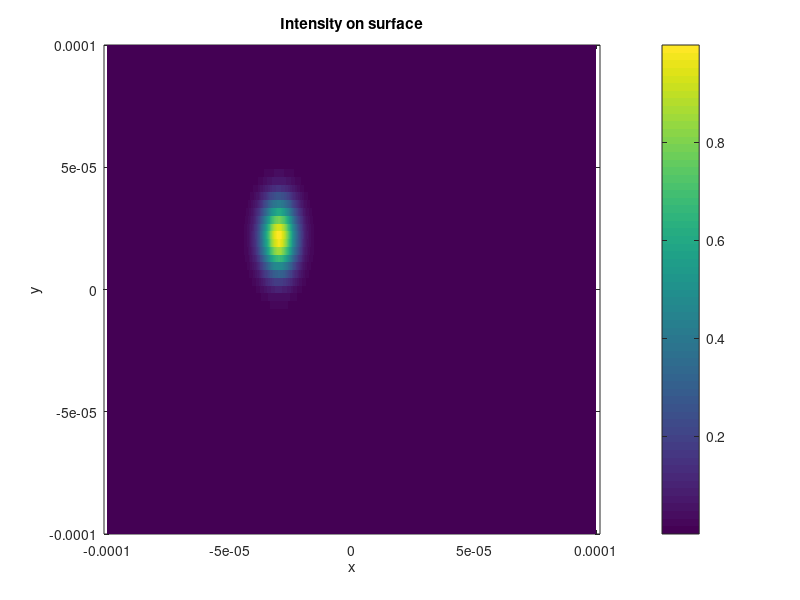

Source code (MATLAB): (Note: this script raises an error after producing the figure.)
%% Computing grating profile for 3D Arbitrary beam generation
% Code to create tilted Bragg grating profile for 3D arbitrary beam
% generation. 2 steps are needed and this codes is 2nd part out of 2 steps.
%       1. Define the required field shape on the surface or propagate the
%       required field shape onto the surface.
%       2. Propagate the field on the surface onto the grating plane.
%       3. Loop through the vertical layers parallel to the slab mode
%       coming from the initial grating. This considers the model where the
%       dispersion is not assumed.
%
%% Device specification
% Indices [1]
n_air   = 1;
n_clad  = 1.4555;
n_core  = 1.4608;
n_eff   = 1.4635;
dn_g    = 1e-3;

% Heights of the layers [m]
h_clad  = 15e-6;
h_core  = 5e-6;

lam     = 780e-9;
k0      = 2*pi*n_air/lam;
%% Target specification
% distance from the top of the chip.
pos_tar     = [-30e-6, 20e-6, 100e-6];
% estimated waist at the surface
waist_tar   = [5e-6, 10e-6];
%% Init
% 1. defining the domain
L_x     = 200e-6;
L_y     = 200e-6;

N_x     = 2^10; 
N_y     = N_x/2^4;

x       = linspace(-.5*L_x, .5*L_x, N_x);
y       = linspace(-.5*L_y, .5*L_y, N_y);

% 2. defining the arbitrary beam
n       = 1;
[xx, yy]    = meshgrid(x, y);
k_cen_x     = k0*pos_tar(1)/sqrt(pos_tar(1)^2+pos_tar(2)^2+pos_tar(3)^2);
k_cen_y     = k0*pos_tar(2)/sqrt(pos_tar(1)^2+pos_tar(2)^2+pos_tar(3)^2);

EE        = exp( -(...
    (.5*(xx - pos_tar(1))./waist_tar(1)).^2     ...
    + (.5*(yy - pos_tar(2))./waist_tar(2)).^2   ...
    ).^n );

figure(1)
pcolor(xx, yy, abs(EE).^2)
shading flat
xlabel('x')
ylabel('y')
title('Intensity on surface')
colorbar
axis equal
xline(pos_tar(1), 'r');
yline(pos_tar(2), 'r');

%% Fourier space
dk_x    = 2*pi/L_x;
dk_y    = 2*pi/L_y;
k_x     = (-N_x/2:N_x/2-1) * dk_x;
k_y     = (-N_y/2:N_y/2-1) * dk_y;
[kk_x, kk_y] = meshgrid(k_x, k_y);

% computing for wave vectors for air
kk_t    = sqrt((kk_x + k_cen_x).^2 + (kk_y + k_cen_y).^2);
kk_z    = real( sqrt(k0^2 - kk_t.^2) );

% checking for limits of central freqency
fprintf('--------------------------------------------------------------\n')
fprintf('Checking for limits of central wavenumber\n')
fprintf('k_t(x) range: (%3.3e, %3.3e)',min(k_x+k_cen_x),max(k_x+k_cen_x))
fprintf('\nk_cen_x  = %3.3e\n', k_cen_x)
fprintf('k_t(y) range: (%3.3e, %3.3e)',min(k_y+k_cen_y),max(k_y+k_cen_y))
fprintf('\nk_cen_y  = %3.3e\n', k_cen_y)
fprintf('--------------------------------------------------------------\n')

EE_k    = fftshift(fft2(fftshift(EE))) ...
    .* exp(1i*kk_z.*-1*pos_tar(3)); % propagation back onto the surface.
EE      = fftshift(ifft2(fftshift(EE_k)))...
    .* exp(1i*(k_cen_x.*xx + k_cen_y.*yy)); % add back central frequency.

figure(2)
pcolor(xx, yy, abs(EE).^2)
shading flat
xlabel('x')
ylabel('y')
title('Intensity on surface')
colorbar
axis equal
xline(pos_tar(1), 'r');yline(pos_tar(2), 'r');
xline(0, 'k');yline(0, 'k');
xline(L_x/4,'g');yline(L_y/4,'g');xline(-L_x/4,'g');yline(-L_y/4,'g');

%% Select the domain of the grating surface (Zooming in)
Lg_x    = 100e-6;
Lg_y    = 100e-6;

Ng_x    = N_x/ceil(L_x/Lg_x);
Ng_y    = N_y/ceil(L_y/Lg_y);

index_x = (0:Ng_x-1) + find(x>-Lg_x/2,1);
index_y = (0:Ng_y-1) + find(y>-Lg_y/2,1);

xg      = x(index_x);
yg      = y(index_y);

[xx_g, yy_g] = meshgrid(xg, yg);
EE_g    = EE(index_y,index_x);

figure(3)
pcolor(xx_g, yy_g, abs(EE_g).^2)
shading flat
xlabel('x')
ylabel('y')
title('Intensity on surface')
colorbar
axis equal

%% Propagate the field onto the grating plane
% re-evaluating the Fourier domain
dk_g_x  = 2*pi/Lg_x;
dk_g_y  = 2*pi/Lg_y;
k_g_x   = (-Ng_x/2:Ng_x/2-1) * dk_g_x;
k_g_y   = (-Ng_y/2:Ng_y/2-1) * dk_g_y;
[kk_g_x, kk_g_y] = meshgrid(k_g_x, k_g_y);

% Propagating from surface to 1st boundary between cladding and core.
[EE_g, k_cen_x, k_cen_y, ~] = prop_boundary(EE_g, xx_g, yy_g, ...
    k0*n_air, k0*n_clad, k_cen_x, k_cen_y, ...
    kk_g_x, kk_g_y, n_air, n_clad, -h_clad, 's');

% Propagating from 1st boundary to grating plane.
[EE_g, k_cen_x, k_cen_y, phase_g] = prop_boundary(EE_g, xx_g, yy_g, ...
    k0*n_clad, k0*n_core, k_cen_x, k_cen_y, ...
    kk_g_x, kk_g_y, n_clad, n_core, -h_core, 's');

figure(4)
pcolor(xx_g, yy_g, abs(EE_g).^2)
shading flat
xlabel('x')
ylabel('y')
title('Intensity on surface')
colorbar
axis equal

%% Compute for power ratios
% Need to consider
% 1. Integration over length, x
% 2. diffraction angle

power_geo = fftshift(ifft2(fftshift( ...
    fftshift(fft2(fftshift(EE_g))).*sin(.5*pi+phase_g) )));
power_geo = abs(power_geo.^2);
power_ratio = trapz(xx_g(1,:), power_geo, 2);
power_ratio = power_ratio/max(power_ratio);

figure(5)
plot(yy_g(:,1), power_ratio, 'x', 'markersize', 10);

%% Compute for constant of normalisation

for i = 1:length(power_ratio)
    E_grat  = EE_g(i,:)*power_ratio(i);
    
    phase   = unwrap(angle(E_grat));
    dphase  = k0*n_eff + c_diff(x, phase);
    period  = 2*pi./abs(dphase);

    E_grat  = exp(1i*k0*n_eff*x) .* E_grat;
    Pz_amp  = abs(E_grat).^2;

    % init
    F       = griddedInterpolant(x, Pz_amp, 'spline');
    fun     = @(x) F(x);
    C       = 1/integral(fun, min(x), max(x));

    % parameters in BTA
    Lam     = period;
    theta   = .5*(  asin(n_clad/n_core*(1/n_clad*sin(phi))) +.5*pi);
    w_0     = 2e-6; % may need to change.
    sigma   = .5*h_core;
    beta    = 2*pi*n_eff/lam;
    K       = 2*pi./Lam;
    w_theta = w_0*sigma/sqrt(w_0^2 + sigma^2)/sin(2*theta);

    denu = zeros(size(x));
    for ii = 1:length(x)
        denu(ii) = 1 - C * integral(fun, -100e-6, x(ii));
    end

    dng_amp = sqrt(C * fun(x) ./ denu);
    dn_gs   = (lam*n_core/n_eff/w_theta/pi) * sqrt(w_0/sqrt(2*pi))*dng_amp;

    max_dng = max(dn_gs); 

end
